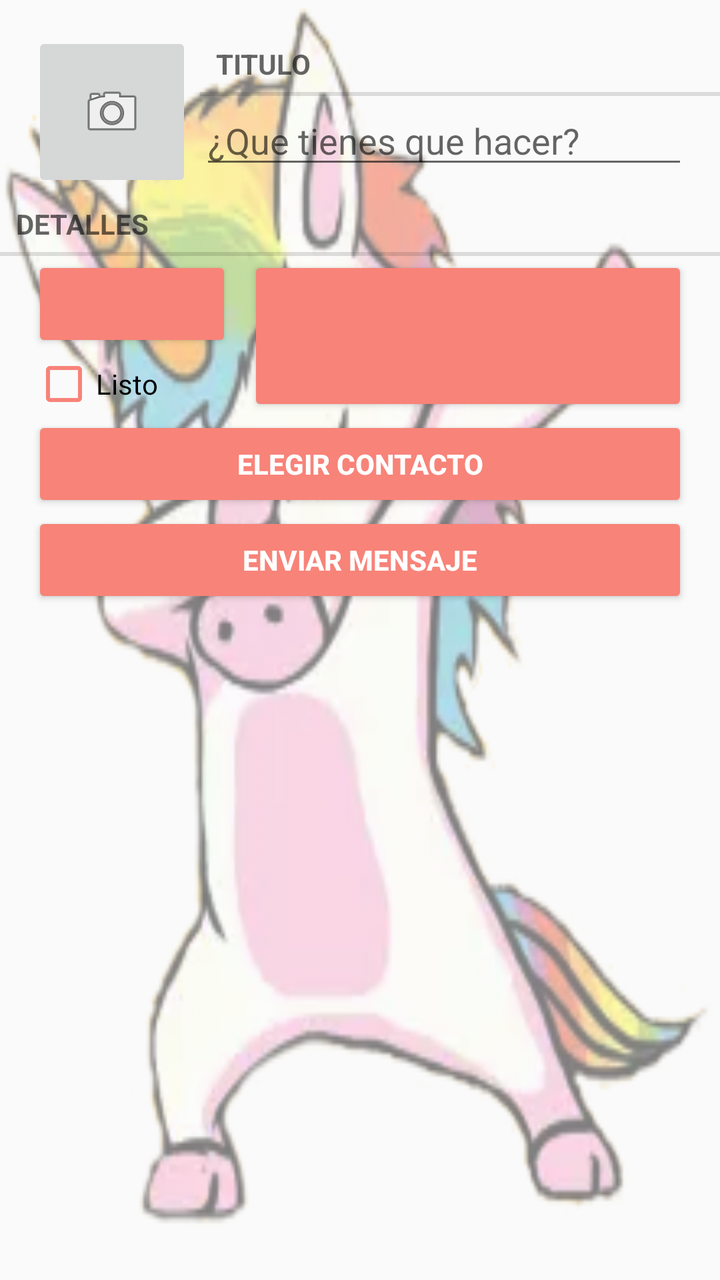
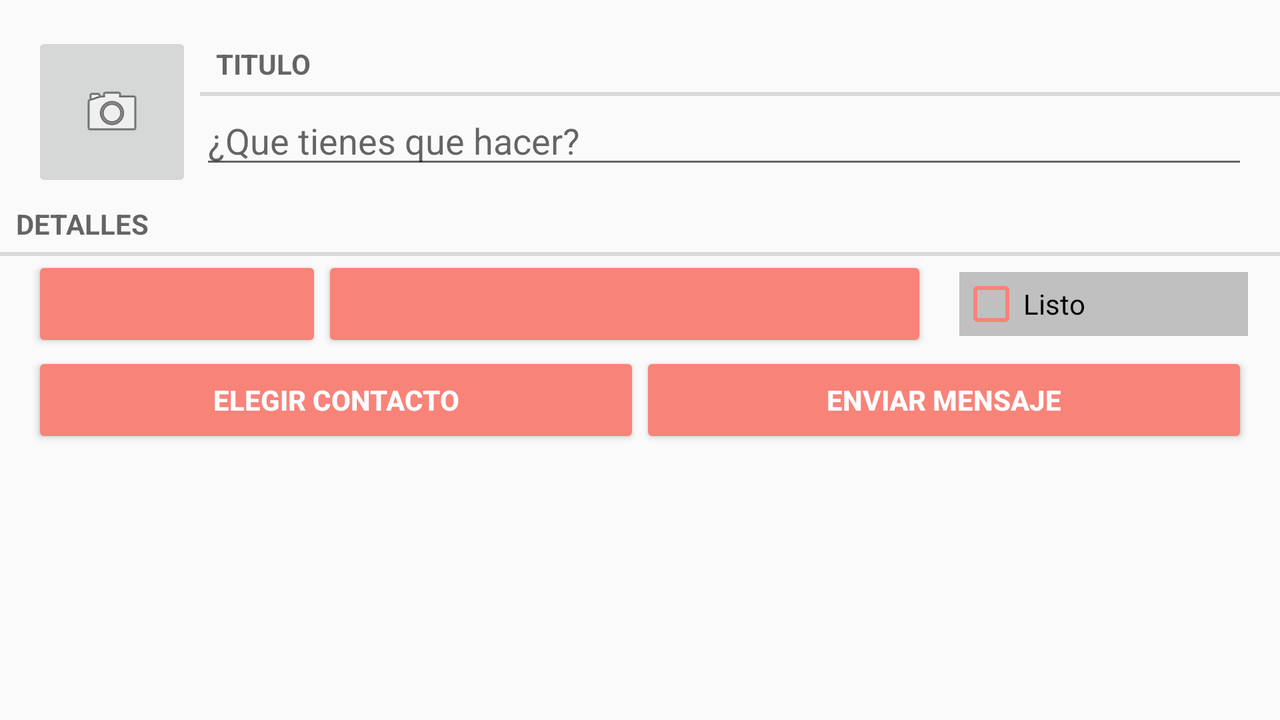

First picture: res/layout/ on a phone held upright. Second picture: the repository's own variant of that layout, on a device whose configuration matches the variant's folder. Source for both follows.
<!-- AndroidManifest.xml: application theme AppTheme -->
<!-- res/layout/fragment_task.xml -->
<?xml version="1.0" encoding="utf-8"?>
<LinearLayout
    xmlns:android="http://schemas.android.com/apk/res/android"
    android:orientation="vertical"
    android:layout_width="match_parent"
    android:layout_height="match_parent"
    android:background="@drawable/unicornio_opaco">
    

    <include
        layout="@layout/view_camera_and_title"/>

    <TextView
        android:layout_width="match_parent"
        android:layout_height="wrap_content"
        android:text="@string/task_details_label"
        style="?android:listSeparatorTextViewStyle"/>
    <LinearLayout
        android:layout_width="match_parent"
        android:layout_height="wrap_content"
        android:orientation="horizontal">
        <LinearLayout
            android:layout_width="match_parent"
            android:layout_height="match_parent"
            android:orientation="vertical"
            android:layout_weight="1">
            <Button
                android:id="@+id/task_hour"
                android:layout_width="match_parent"
                android:layout_height="wrap_content"
                android:layout_marginLeft="16dp"
                android:layout_marginRight="4dp"/>

            <CheckBox
                android:id="@+id/task_done"
                android:layout_width="match_parent"
                android:layout_height="wrap_content"
                android:layout_marginLeft="16dp"
                android:layout_marginRight="16dp"
                android:text="@string/task_done_label"
                android:theme="@style/MyCheckBox"/>


        </LinearLayout>

        <LinearLayout
            android:layout_width="match_parent"
            android:layout_height="match_parent"
            android:layout_weight="0.5">

            <Button
                android:id="@+id/task_date"
                android:layout_width="match_parent"
                android:layout_height="match_parent"
                android:layout_marginLeft="4dp"
                android:layout_marginRight="16dp"/>

        </LinearLayout>
    </LinearLayout>


    <Button
        android:id="@+id/task_contact"
        android:layout_width="match_parent"
        android:layout_height="wrap_content"
        android:layout_marginLeft="16dp"
        android:layout_marginRight="16dp"
        android:text="@string/task_contact_text"/>
    <Button
        android:id="@+id/task_report"
        android:layout_width="match_parent"
        android:layout_height="wrap_content"
        android:layout_marginLeft="16dp"
        android:layout_marginRight="16dp"
        android:text="@string/task_message_text"/>
    

</LinearLayout>
<!-- res/layout/view_camera_and_title.xml (included above) -->
<?xml version="1.0" encoding="utf-8"?>
<LinearLayout
    xmlns:android="http://schemas.android.com/apk/res/android"
    android:layout_width="match_parent"
    android:layout_height="wrap_content"
    android:layout_marginLeft="16dp"
    android:layout_marginTop="16dp"
    >

    <LinearLayout
        android:layout_width="wrap_content"
        android:layout_height="wrap_content"
        android:orientation="vertical"
        android:layout_marginRight="4dp">

        
        <ImageButton
            android:id="@+id/task_camera"
            android:layout_width="80dp"
            android:layout_height="80dp"
            android:src="@android:drawable/ic_menu_camera"/>

    </LinearLayout>

    <LinearLayout
        android:layout_width="wrap_content"
        android:layout_height="wrap_content"
        android:orientation="vertical"
        android:layout_weight="1">

        <TextView
            android:layout_width="match_parent"
            android:layout_height="wrap_content"
            android:text="@string/task_title_label"
            style="?android:listSeparatorTextViewStyle"/>
        <EditText
            android:id="@+id/task_title"
            android:layout_width="match_parent"
            android:layout_height="wrap_content"
            android:layout_marginRight="16dp"
            android:hint="@string/task_title_hint"
            android:inputType="textCapSentences|textMultiLine"
            android:imeOptions="flagNoFullscreen"
            android:windowSoftInputMode="adjustResize"
            android:maxLines="4"/>
    </LinearLayout>

</LinearLayout>
<!-- resources referenced by this layout -->
<resources>
  <!-- drawable unicornio_opaco: png bitmap (drawable, 65500 bytes) -->
  <string name="task_contact_text">Elegir Contacto</string>
  <string name="task_details_label">Detalles</string>
  <string name="task_done_label">Listo</string>
  <string name="task_message_text">Enviar Mensaje</string>
  <string name="task_title_hint">¿Que tienes que hacer?</string>
  <string name="task_title_label">Titulo</string>
  <style name="MyCheckBox" parent="Theme.AppCompat.Light">
          <item name="colorControlNormal">@color/Coral</item>
          <item name="colorControlActivated">@color/Coral</item>
      </style>
  <style name="AppTheme" parent="Theme.AppCompat.Light.DarkActionBar">
          
          <item name="colorPrimary">@color/Coral</item>
          <item name="colorPrimaryDark">@color/colorPrimaryDark</item>
          <item name="colorAccent">@color/Coral</item>
          
          <item name="buttonStyle">@style/BeatBoxButton</item>
      </style>
  <color name="Coral">#F88379</color>
  <color name="colorPrimaryDark">#303F9F</color>
  <style name="BeatBoxButton" parent="Widget.AppCompat.Button.Colored">
          
          <item name="android:colorBackground">@color/Coral</item>
          <item name="android:textStyle">bold</item>
      </style>
</resources>
<!-- res/layout-land/fragment_task.xml (the repository's variant of the layout above) -->
<!-- drawn on the phone turned sideways -->
<?xml version="1.0" encoding="utf-8"?>
<LinearLayout xmlns:android="http://schemas.android.com/apk/res/android"
              android:orientation="vertical"
              android:layout_width="match_parent"
              android:layout_height="match_parent">
    
    <include
        layout="@layout/view_camera_and_title"/>
    <TextView
        android:layout_width="match_parent"
        android:layout_height="wrap_content"
        android:text="@string/task_details_label"
        style="?android:listSeparatorTextViewStyle"/>

    <LinearLayout
        android:layout_width="match_parent"
        android:layout_height="wrap_content"
        android:layout_marginLeft="16dp"
        android:layout_marginRight="16dp"
        android:orientation="horizontal">

        <Button
            android:id="@+id/task_hour"
            android:layout_width="match_parent"
            android:layout_height="match_parent"
            android:layout_weight="1.60"/>

        <Button
            android:id="@+id/task_date"
            android:layout_width="match_parent"
            android:layout_height="wrap_content"
            android:layout_marginRight="16dp"
            android:layout_weight="1"/>


        <CheckBox
            android:id="@+id/task_done"
            android:layout_width="match_parent"
            android:layout_height="wrap_content"
            android:layout_weight="1.60"
            android:background="@color/Silver"
            android:text="@string/task_done_label"
            android:theme="@style/MyCheckBox"/>

    </LinearLayout>
    <LinearLayout
        android:layout_width="match_parent"
        android:layout_height="wrap_content"
        android:layout_marginLeft="16dp"
        android:layout_marginRight="16dp">
        <Button
            android:id="@+id/task_contact"
            android:layout_width="match_parent"
            android:layout_height="wrap_content"
            android:layout_weight="1"
            android:text="@string/task_contact_text"/>
        <Button
            android:id="@+id/task_message"
            android:layout_width="match_parent"
            android:layout_height="wrap_content"
            android:layout_weight="1"
            android:text="@string/task_message_text"/>
        
    </LinearLayout>

</LinearLayout>
<!-- resources referenced by the variant -->
<!-- as the phone turned sideways resolves them -->
<resources>
  <color name="Silver">#C0C0C0</color>
  <string name="task_contact_text">Elegir Contacto</string>
  <string name="task_details_label">Detalles</string>
  <string name="task_done_label">Listo</string>
  <string name="task_message_text">Enviar Mensaje</string>
  <string name="task_title_hint">¿Que tienes que hacer?</string>
  <string name="task_title_label">Titulo</string>
  <style name="MyCheckBox" parent="Theme.AppCompat.Light">
          <item name="colorControlNormal">@color/Coral</item>
          <item name="colorControlActivated">@color/Coral</item>
      </style>
  <style name="AppTheme" parent="Theme.AppCompat.Light.DarkActionBar">
          
          <item name="colorPrimary">@color/Coral</item>
          <item name="colorPrimaryDark">@color/colorPrimaryDark</item>
          <item name="colorAccent">@color/Coral</item>
          
          <item name="buttonStyle">@style/BeatBoxButton</item>
      </style>
  <color name="Coral">#F88379</color>
  <color name="colorPrimaryDark">#303F9F</color>
  <style name="BeatBoxButton" parent="Widget.AppCompat.Button.Colored">
          
          <item name="android:colorBackground">@color/Coral</item>
          <item name="android:textStyle">bold</item>
      </style>
</resources>
